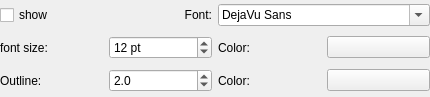
<?xml version="1.0" encoding="UTF-8"?>
<ui version="4.0">
 <class>labelStyleForm</class>
 <widget class="QWidget" name="labelStyleForm">
  <property name="geometry">
   <rect>
    <x>0</x>
    <y>0</y>
    <width>430</width>
    <height>97</height>
   </rect>
  </property>
  <property name="maximumSize">
   <size>
    <width>16777215</width>
    <height>16777215</height>
   </size>
  </property>
  <property name="windowTitle">
   <string>Form</string>
  </property>
  <layout class="QGridLayout" name="gridLayout">
   <property name="margin">
    <number>0</number>
   </property>
   <item row="0" column="0">
    <widget class="QCheckBox" name="Show">
     <property name="text">
      <string>show</string>
     </property>
    </widget>
   </item>
   <item row="0" column="1">
    <widget class="QLabel" name="label_13">
     <property name="text">
      <string>Font:</string>
     </property>
     <property name="alignment">
      <set>Qt::AlignRight|Qt::AlignTrailing|Qt::AlignVCenter</set>
     </property>
    </widget>
   </item>
   <item row="0" column="2" colspan="2">
    <widget class="QFontComboBox" name="Font">
     <property name="sizeAdjustPolicy">
      <enum>QComboBox::AdjustToMinimumContentsLength</enum>
     </property>
     <property name="currentFont">
      <font>
       <family>DejaVu Sans</family>
      </font>
     </property>
    </widget>
   </item>
   <item row="1" column="0">
    <widget class="QLabel" name="label_12">
     <property name="text">
      <string>font size:</string>
     </property>
    </widget>
   </item>
   <item row="1" column="1">
    <widget class="QDoubleSpinBox" name="Size">
     <property name="suffix">
      <string> pt</string>
     </property>
     <property name="decimals">
      <number>0</number>
     </property>
     <property name="minimum">
      <double>6.000000000000000</double>
     </property>
     <property name="maximum">
      <double>36.000000000000000</double>
     </property>
     <property name="singleStep">
      <double>1.000000000000000</double>
     </property>
     <property name="value">
      <double>12.000000000000000</double>
     </property>
    </widget>
   </item>
   <item row="1" column="2">
    <widget class="QLabel" name="label_9">
     <property name="text">
      <string>Color:</string>
     </property>
    </widget>
   </item>
   <item row="1" column="3">
    <widget class="ColorButton" name="Color">
     <property name="text">
      <string/>
     </property>
     <property name="flat">
      <bool>false</bool>
     </property>
    </widget>
   </item>
   <item row="2" column="0">
    <widget class="QLabel" name="label_10">
     <property name="text">
      <string>Outline:</string>
     </property>
    </widget>
   </item>
   <item row="2" column="1">
    <widget class="QDoubleSpinBox" name="OutlineWidth">
     <property name="decimals">
      <number>1</number>
     </property>
     <property name="maximum">
      <double>10.000000000000000</double>
     </property>
     <property name="singleStep">
      <double>0.200000000000000</double>
     </property>
     <property name="value">
      <double>2.000000000000000</double>
     </property>
    </widget>
   </item>
   <item row="2" column="2">
    <widget class="QLabel" name="label_11">
     <property name="text">
      <string>Color:</string>
     </property>
    </widget>
   </item>
   <item row="2" column="3">
    <widget class="ColorButton" name="OutlineColor">
     <property name="text">
      <string/>
     </property>
     <property name="flat">
      <bool>false</bool>
     </property>
    </widget>
   </item>
  </layout>
 </widget>
 <customwidgets>
  <customwidget>
   <class>ColorButton</class>
   <extends>QPushButton</extends>
   <header>colorButton.h</header>
  </customwidget>
 </customwidgets>
 <resources/>
 <connections/>
</ui>
